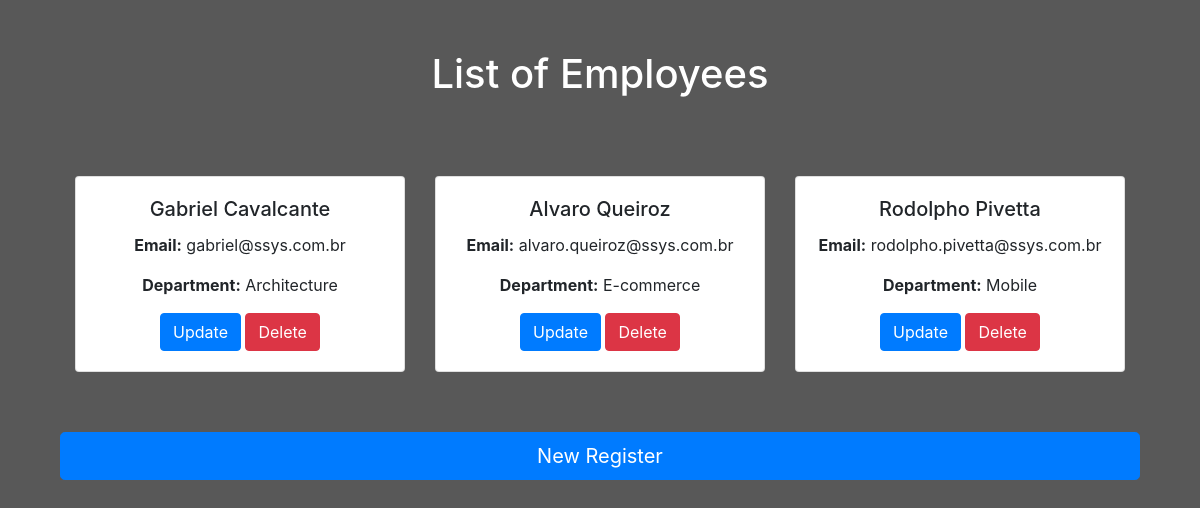
The page / on the database its author committed.
### api/models.py (models this page shows)
class Employee(models.Model):
    name = models.CharField(max_length=100)
    email = models.EmailField(max_length=100)
    department = models.CharField(max_length=50)

### api/views.py (the view)
# urls.py: 2. Add a URL to urlpatterns:  path('', views.home, name='home')
def home(request):
    data = {}
    data['employees'] = Employee.objects.all()
    return render(request, 'api/home.html', data)

### api/templates/api/home.html (shortened to what this page needs)
<!DOCTYPE html>
<html lang="en">
<head>
    <link rel="stylesheet" href="https://stackpath.bootstrapcdn.com/bootstrap/4.4.1/css/bootstrap.min.css">
</head>
<body>
    <div class="title">
        <h1>List of Employees</h1>
    </div>
    <div class="row">
        {% for employee in employees %}
        <div class="col-sm-4">
          <div class="card text-center">
            <div class="card-body">
              <h5 class="card-title">{{employee.name}}</h5>
              <p class="card-text"><b>Email:</b> {{employee.email}}</p>
              <p class="card-text"> <b>Department:</b> {{employee.department}} </p>
              <a href="{% url 'url_update' employee.id %}" class="btn btn-primary">Update</a>
              <a href="{% url 'url_delete' employee.id %}" class="btn btn-danger">Delete</a>
            </div>
          </div>
        </div>
      {% endfor %}
    </div>
    <div class="center" ><a href="{% url 'url_create' %} " class="btn-new-register btn btn-primary btn-lg btn-block">
        New Register</a></div>
</body>
</html>

### api/templates/api/home.html (style rules this page uses)
body { background-color: #585858; }
.row { margin: 5%; }
.card { margin-top: 10px; }
.center { justify-content: center; display: flex; align-items: center; }
.btn-new-register { margin-left: 5%; margin-right: 5%; margin-bottom: 100px; }
.title { justify-content: center; display: flex; align-items: center; margin-top: 50px; margin-bottom: 10px; color:white; }

### rows shown on the page
Employee: name "Gabriel Cavalcante", email "gabriel@ssys.com.br", department "Architecture"
Employee: name "Alvaro Queiroz", email "alvaro.queiroz@ssys.com.br", department "E-commerce"
Employee: name "Rodolpho Pivetta", email "rodolpho.pivetta@ssys.com.br", department "Mobile"
